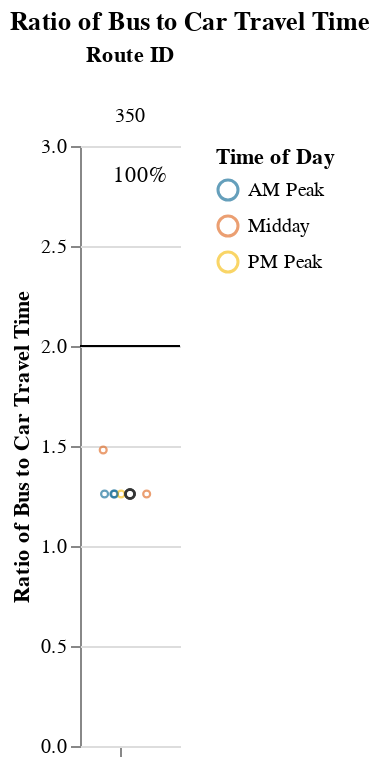
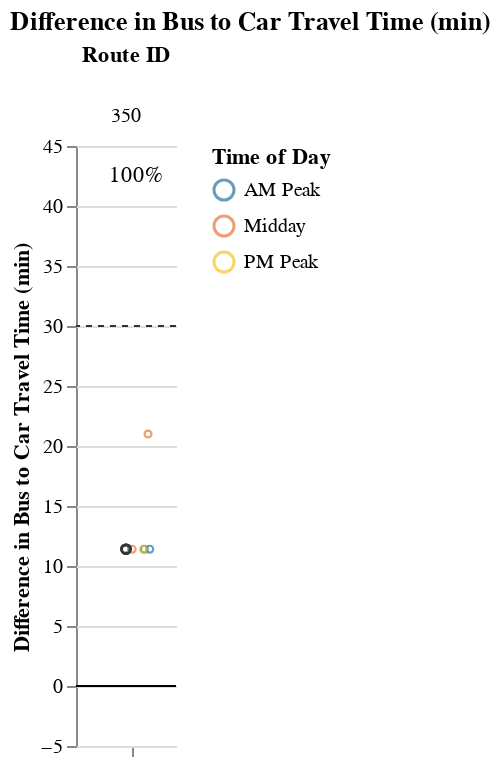

Notebook source saved alongside these figures, in order:
### Markdown cell above
### Medium Routes (1-1.5 hrs)

### Code cell
route_group = "medium"
try:
    display_charts_for_route_group(df, route_group)
except:
    print("No routes meet this criteria.")

### Figure 1 — Vega-Lite specification as saved in the notebook (floating-point values rounded to 4 significant figures)
{"config": {"view": {"continuousWidth": 400, "continuousHeight": 300, "stroke": null}, "facet": {"spacing": 0}}, "data": {"name": "data-7ec4926f31ad3c77e7bbee4e99f42f40"}, "facet": {"column": {"field": "route_id", "sort": ["350"], "title": "Route ID", "type": "nominal"}}, "spec": {"layer": [{"mark": "rule", "encoding": {"color": {"value": "black"}, "y": {"field": "cutoff", "type": "quantitative"}}, "selection": {"selector003": {"type": "interval", "bind": "scales", "encodings": ["x", "y"]}}}, {"mark": {"type": "point", "opacity": 0.65, "size": 12, "strokeWidth": 1.1}, "encoding": {"color": {"field": "time_of_day", "scale": {"range": ["#136C97", "#E16B26", "#F6BF16", "#00896B", "#7790A3", "#5B559C"]}, "sort": ["AM Peak", "Midday", "PM Peak", "Owl Service"], "title": "Time of Day", "type": "nominal"}, "tooltip": [{"field": "route_id", "type": "nominal"}, {"field": "route_name", "type": "nominal"}, {"field": "trip_id", "type": "nominal"}, {"field": "service_hours", "type": "quantitative"}, {"field": "car_duration_hours", "type": "quantitative"}, {"field": "bus_multiplier", "type": "quantitative"}, {"field": "bus_difference", "type": "quantitative"}, {"field": "num_trips", "type": "quantitative"}, {"field": "num_competitive", "type": "quantitative"}, {"field": "pct_trips_competitive", "type": "quantitative"}, {"field": "pct_below_cutoff", "type": "quantitative"}, {"field": "p25", "type": "quantitative"}, {"field": "p50", "type": "quantitative"}, {"field": "p75", "type": "quantitative"}], "x": {"axis": {"grid": false, "labels": false, "ticks": true, "values": [0]}, "field": "jitter", "scale": {}, "title": null, "type": "quantitative"}, "y": {"field": "bus_multiplier", "scale": {"domain": [0, 3.0]}, "title": "Ratio of Bus to Car Travel Time", "type": "quantitative"}}, "transform": [{"calculate": "sqrt(-2*log(random()))*cos(2*PI*random())", "as": "jitter"}], "width": 50}, {"layer": [{"mark": {"type": "point", "opacity": 0.6, "size": 20, "strokeWidth": 1.3}, "encoding": {"color": {"value": "#323434"}, "y": {"field": "bus_multiplier", "type": "quantitative"}}, "transform": [{"filter": "(datum.p50_trip === 1)"}]}, {"mark": {"type": "text", "align": "center", "baseline": "middle"}, "encoding": {"color": {"value": "black"}, "text": {"field": "pct_trips_competitive", "format": ".0%", "type": "quantitative"}, "tooltip": [{"field": "route_id", "type": "nominal"}, {"field": "route_name", "type": "nominal"}, {"field": "trip_id", "type": "nominal"}, {"field": "service_hours", "type": "quantitative"}, {"field": "car_duration_hours", "type": "quantitative"}, {"field": "bus_multiplier", "type": "quantitative"}, {"field": "bus_difference", "type": "quantitative"}, {"field": "num_trips", "type": "quantitative"}, {"field": "num_competitive", "type": "quantitative"}, {"field": "pct_trips_competitive", "type": "quantitative"}, {"field": "pct_below_cutoff", "type": "quantitative"}, {"field": "p25", "type": "quantitative"}, {"field": "p50", "type": "quantitative"}, {"field": "p75", "type": "quantitative"}], "x": {"value": 30}, "y": {"value": 15}}, "transform": [{"calculate": "sqrt(-2*log(random()))*cos(2*PI*random())", "as": "jitter"}, {"filter": "(datum.fastest_trip === 1)"}]}]}]}, "resolve": {"scale": {"y": "shared"}}, "title": "Ratio of Bus to Car Travel Time", "$schema": "https://vega.github.io/schema/vega-lite/v4.17.0.json", "datasets": {"data-7ec4926f31ad3c77e7bbee4e99f42f40": [{"calitp_itp_id": 212, "trip_key": 3090255030447947583, "trip_id": "t_1392_b_489_tn_0", "shape_id": "p_288", "route_id": "350", "service_hours": 0.92, "trip_first_departure_ts": 28500, "trip_last_arrival_ts": 31800, "departure_hour": 7, "time_of_day": "AM Peak", "p25": 0.92, "p50": 0.92, "p75": 0.92, "p50_trip": 1, "fastest_trip": 0, "car_duration_hours": 0.73, "competitive_route": 1, "bus_multiplier": 1.26, "bus_difference": 11.4, "num_trips": 6, "num_competitive": 6, "pct_trips_competitive": 1.0, "bus_difference_spread": 9.6, "route_group": "medium", "max_trip_hrs": 1.08, "max_trip_route_group": 1.08, "below_cutoff": 6, "pct_below_cutoff": 1.0, "name": "Morongo Band of Mission Indians", "caltrans_district": "08 - San Bernardino", "drmt_organization_name": null, "route_name": "Yucca Valley - Palm Springs", "cutoff2": 30, "cutoff": 2}, {"calitp_itp_id": 212, "trip_key": -7194114715627764428, "trip_id": "t_1378_b_489_tn_0", "shape_id": "p_270", "route_id": "350", "service_hours": 0.92, "trip_first_departure_ts": 60000, "trip_last_arrival_ts": 63300, "departure_hour": 16, "time_of_day": "Midday", "p25": 0.92, "p50": 0.92, "p75": 0.92, "p50_trip": 1, "fastest_trip": 0, "car_duration_hours": 0.73, "competitive_route": 1, "bus_multiplier": 1.26, "bus_difference": 11.4, "num_trips": 6, "num_competitive": 6, "pct_trips_competitive": 1.0, "bus_difference_spread": 9.6, "route_group": "medium", "max_trip_hrs": 1.08, "max_trip_route_group": 1.08, "below_cutoff": 6, "pct_below_cutoff": 1.0, "name": "Morongo Band of Mission Indians", "caltrans_district": "08 - San Bernardino", "drmt_organization_name": null, "route_name": "Yucca Valley - Palm Springs", "cutoff2": 30, "cutoff": 2}, {"calitp_itp_id": 212, "trip_key": -1982978580526997524, "trip_id": "t_1377_b_489_tn_0", "shape_id": "p_270", "route_id": "350", "service_hours": 0.92, "trip_first_departure_ts": 34800, "trip_last_arrival_ts": 38100, "departure_hour": 9, "time_of_day": "AM Peak", "p25": 0.92, "p50": 0.92, "p75": 0.92, "p50_trip": 1, "fastest_trip": 0, "car_duration_hours": 0.73, "competitive_route": 1, "bus_multiplier": 1.26, "bus_difference": 11.4, "num_trips": 6, "num_competitive": 6, "pct_trips_competitive": 1.0, "bus_difference_spread": 9.6, "route_group": "medium", "max_trip_hrs": 1.08, "max_trip_route_group": 1.08, "below_cutoff": 6, "pct_below_cutoff": 1.0, "name": "Morongo Band of Mission Indians", "caltrans_district": "08 - San Bernardino", "drmt_organization_name": null, "route_name": "Yucca Valley - Palm Springs", "cutoff2": 30, "cutoff": 2}, {"calitp_itp_id": 212, "trip_key": 4336152498001563059, "trip_id": "t_1386_b_489_tn_0", "shape_id": "p_288", "route_id": "350", "service_hours": 0.92, "trip_first_departure_ts": 63900, "trip_last_arrival_ts": 67200, "departure_hour": 17, "time_of_day": "PM Peak", "p25": 0.92, "p50": 0.92, "p75": 0.92, "p50_trip": 1, "fastest_trip": 1, "car_duration_hours": 0.73, "competitive_route": 1, "bus_multiplier": 1.26, "bus_difference": 11.4, "num_trips": 6, "num_competitive": 6, "pct_trips_competitive": 1.0, "bus_difference_spread": 9.6, "route_group": "medium", "max_trip_hrs": 1.08, "max_trip_route_group": 1.08, "below_cutoff": 6, "pct_below_cutoff": 1.0, "name": "Morongo Band of Mission Indians", "caltrans_district": "08 - San Bernardino", "drmt_organization_name": null, "route_name": "Yucca Valley - Palm Springs", "cutoff2": 30, "cutoff": 2}, {"calitp_itp_id": 212, "trip_key": 1121313051657293748, "trip_id": "t_1376_b_489_tn_0", "shape_id": "p_270", "route_id": "350", "service_hours": 0.92, "trip_first_departure_ts": 25200, "trip_last_arrival_ts": 28500, "departure_hour": 7, "time_of_day": "AM Peak", "p25": 0.92, "p50": 0.92, "p75": 0.92, "p50_trip": 1, "fastest_trip": 0, "car_duration_hours": 0.73, "competitive_route": 1, "bus_multiplier": 1.26, "bus_difference": 11.4, "num_trips": 6, "num_competitive": 6, "pct_trips_competitive": 1.0, "bus_difference_spread": 9.6, "route_group": "medium", "max_trip_hrs": 1.08, "max_trip_route_group": 1.08, "below_cutoff": 6, "pct_below_cutoff": 1.0, "name": "Morongo Band of Mission Indians", "caltrans_district": "08 - San Bernardino", "drmt_organization_name": null, "route_name": "Yucca Valley - Palm Springs", "cutoff2": 30, "cutoff": 2}, {"calitp_itp_id": 212, "trip_key": 4869777759681107014, "trip_id": "t_1374_b_489_tn_0", "shape_id": "p_288", "route_id": "350", "service_hours": 1.08, "trip_first_departure_ts": 38700, "trip_last_arrival_ts": 42600, "departure_hour": 10, "time_of_day": "Midday", "p25": 0.92, "p50": 0.92, "p75": 0.92, "p50_trip": 0, "fastest_trip": 0, "car_duration_hours": 0.73, "competitive_route": 1, "bus_multiplier": 1.48, "bus_difference": 21.0, "num_trips": 6, "num_competitive": 6, "pct_trips_competitive": 1.0, "bus_difference_spread": 9.6, "route_group": "medium", "max_trip_hrs": 1.08, "max_trip_route_group": 1.08, "below_cutoff": 6, "pct_below_cutoff": 1.0, "name": "Morongo Band of Mission Indians", "caltrans_district": "08 - San Bernardino", "drmt_organization_name": null, "route_name": "Yucca Valley - Palm Springs", "cutoff2": 30, "cutoff": 2}]}}

### Figure 2 — Vega-Lite specification as saved in the notebook (floating-point values rounded to 4 significant figures)
{"config": {"view": {"continuousWidth": 400, "continuousHeight": 300, "stroke": null}, "facet": {"spacing": 0}}, "data": {"name": "data-077be9d0f168e6627a05e0345958354d"}, "facet": {"column": {"field": "route_id", "sort": ["350"], "title": "Route ID", "type": "nominal"}}, "spec": {"layer": [{"mark": "rule", "encoding": {"color": {"value": "black"}, "y": {"field": "cutoff", "type": "quantitative"}}, "selection": {"selector004": {"type": "interval", "bind": "scales", "encodings": ["x", "y"]}}}, {"mark": {"type": "rule", "strokeDash": [3, 3]}, "encoding": {"color": {"value": "#323434"}, "y": {"field": "cutoff2", "type": "quantitative"}}}, {"mark": {"type": "point", "opacity": 0.65, "size": 12, "strokeWidth": 1.1}, "encoding": {"color": {"field": "time_of_day", "scale": {"range": ["#136C97", "#E16B26", "#F6BF16", "#00896B", "#7790A3", "#5B559C"]}, "sort": ["AM Peak", "Midday", "PM Peak", "Owl Service"], "title": "Time of Day", "type": "nominal"}, "tooltip": [{"field": "route_id", "type": "nominal"}, {"field": "route_name", "type": "nominal"}, {"field": "trip_id", "type": "nominal"}, {"field": "service_hours", "type": "quantitative"}, {"field": "car_duration_hours", "type": "quantitative"}, {"field": "bus_multiplier", "type": "quantitative"}, {"field": "bus_difference", "type": "quantitative"}, {"field": "num_trips", "type": "quantitative"}, {"field": "num_competitive", "type": "quantitative"}, {"field": "pct_trips_competitive", "type": "quantitative"}, {"field": "pct_below_cutoff", "type": "quantitative"}, {"field": "p25", "type": "quantitative"}, {"field": "p50", "type": "quantitative"}, {"field": "p75", "type": "quantitative"}], "x": {"axis": {"grid": false, "labels": false, "ticks": true, "values": [0]}, "field": "jitter", "scale": {}, "title": null, "type": "quantitative"}, "y": {"field": "bus_difference", "scale": {"domain": [-5, 42.0]}, "title": "Difference in Bus to Car Travel Time (min)", "type": "quantitative"}}, "transform": [{"calculate": "sqrt(-2*log(random()))*cos(2*PI*random())", "as": "jitter"}], "width": 50}, {"layer": [{"mark": {"type": "point", "opacity": 0.6, "size": 20, "strokeWidth": 1.3}, "encoding": {"color": {"value": "#323434"}, "y": {"field": "bus_difference", "type": "quantitative"}}, "transform": [{"filter": "(datum.p50_trip === 1)"}]}, {"mark": {"type": "text", "align": "center", "baseline": "middle"}, "encoding": {"color": {"value": "black"}, "text": {"field": "pct_trips_competitive", "format": ".0%", "type": "quantitative"}, "tooltip": [{"field": "route_id", "type": "nominal"}, {"field": "route_name", "type": "nominal"}, {"field": "trip_id", "type": "nominal"}, {"field": "service_hours", "type": "quantitative"}, {"field": "car_duration_hours", "type": "quantitative"}, {"field": "bus_multiplier", "type": "quantitative"}, {"field": "bus_difference", "type": "quantitative"}, {"field": "num_trips", "type": "quantitative"}, {"field": "num_competitive", "type": "quantitative"}, {"field": "pct_trips_competitive", "type": "quantitative"}, {"field": "pct_below_cutoff", "type": "quantitative"}, {"field": "p25", "type": "quantitative"}, {"field": "p50", "type": "quantitative"}, {"field": "p75", "type": "quantitative"}], "x": {"value": 30}, "y": {"value": 15}}, "transform": [{"calculate": "sqrt(-2*log(random()))*cos(2*PI*random())", "as": "jitter"}, {"filter": "(datum.fastest_trip === 1)"}]}]}]}, "resolve": {"scale": {"y": "shared"}}, "title": "Difference in Bus to Car Travel Time (min)", "$schema": "https://vega.github.io/schema/vega-lite/v4.17.0.json", "datasets": {"data-077be9d0f168e6627a05e0345958354d": [{"calitp_itp_id": 212, "trip_key": 3090255030447947583, "trip_id": "t_1392_b_489_tn_0", "shape_id": "p_288", "route_id": "350", "service_hours": 0.92, "trip_first_departure_ts": 28500, "trip_last_arrival_ts": 31800, "departure_hour": 7, "time_of_day": "AM Peak", "p25": 0.92, "p50": 0.92, "p75": 0.92, "p50_trip": 1, "fastest_trip": 0, "car_duration_hours": 0.73, "competitive_route": 1, "bus_multiplier": 1.26, "bus_difference": 11.4, "num_trips": 6, "num_competitive": 6, "pct_trips_competitive": 1.0, "bus_difference_spread": 9.6, "route_group": "medium", "max_trip_hrs": 1.08, "max_trip_route_group": 1.08, "below_cutoff": 6, "pct_below_cutoff": 1.0, "name": "Morongo Band of Mission Indians", "caltrans_district": "08 - San Bernardino", "drmt_organization_name": null, "route_name": "Yucca Valley - Palm Springs", "cutoff2": 30, "cutoff": 0}, {"calitp_itp_id": 212, "trip_key": -7194114715627764428, "trip_id": "t_1378_b_489_tn_0", "shape_id": "p_270", "route_id": "350", "service_hours": 0.92, "trip_first_departure_ts": 60000, "trip_last_arrival_ts": 63300, "departure_hour": 16, "time_of_day": "Midday", "p25": 0.92, "p50": 0.92, "p75": 0.92, "p50_trip": 1, "fastest_trip": 0, "car_duration_hours": 0.73, "competitive_route": 1, "bus_multiplier": 1.26, "bus_difference": 11.4, "num_trips": 6, "num_competitive": 6, "pct_trips_competitive": 1.0, "bus_difference_spread": 9.6, "route_group": "medium", "max_trip_hrs": 1.08, "max_trip_route_group": 1.08, "below_cutoff": 6, "pct_below_cutoff": 1.0, "name": "Morongo Band of Mission Indians", "caltrans_district": "08 - San Bernardino", "drmt_organization_name": null, "route_name": "Yucca Valley - Palm Springs", "cutoff2": 30, "cutoff": 0}, {"calitp_itp_id": 212, "trip_key": -1982978580526997524, "trip_id": "t_1377_b_489_tn_0", "shape_id": "p_270", "route_id": "350", "service_hours": 0.92, "trip_first_departure_ts": 34800, "trip_last_arrival_ts": 38100, "departure_hour": 9, "time_of_day": "AM Peak", "p25": 0.92, "p50": 0.92, "p75": 0.92, "p50_trip": 1, "fastest_trip": 0, "car_duration_hours": 0.73, "competitive_route": 1, "bus_multiplier": 1.26, "bus_difference": 11.4, "num_trips": 6, "num_competitive": 6, "pct_trips_competitive": 1.0, "bus_difference_spread": 9.6, "route_group": "medium", "max_trip_hrs": 1.08, "max_trip_route_group": 1.08, "below_cutoff": 6, "pct_below_cutoff": 1.0, "name": "Morongo Band of Mission Indians", "caltrans_district": "08 - San Bernardino", "drmt_organization_name": null, "route_name": "Yucca Valley - Palm Springs", "cutoff2": 30, "cutoff": 0}, {"calitp_itp_id": 212, "trip_key": 4336152498001563059, "trip_id": "t_1386_b_489_tn_0", "shape_id": "p_288", "route_id": "350", "service_hours": 0.92, "trip_first_departure_ts": 63900, "trip_last_arrival_ts": 67200, "departure_hour": 17, "time_of_day": "PM Peak", "p25": 0.92, "p50": 0.92, "p75": 0.92, "p50_trip": 1, "fastest_trip": 1, "car_duration_hours": 0.73, "competitive_route": 1, "bus_multiplier": 1.26, "bus_difference": 11.4, "num_trips": 6, "num_competitive": 6, "pct_trips_competitive": 1.0, "bus_difference_spread": 9.6, "route_group": "medium", "max_trip_hrs": 1.08, "max_trip_route_group": 1.08, "below_cutoff": 6, "pct_below_cutoff": 1.0, "name": "Morongo Band of Mission Indians", "caltrans_district": "08 - San Bernardino", "drmt_organization_name": null, "route_name": "Yucca Valley - Palm Springs", "cutoff2": 30, "cutoff": 0}, {"calitp_itp_id": 212, "trip_key": 1121313051657293748, "trip_id": "t_1376_b_489_tn_0", "shape_id": "p_270", "route_id": "350", "service_hours": 0.92, "trip_first_departure_ts": 25200, "trip_last_arrival_ts": 28500, "departure_hour": 7, "time_of_day": "AM Peak", "p25": 0.92, "p50": 0.92, "p75": 0.92, "p50_trip": 1, "fastest_trip": 0, "car_duration_hours": 0.73, "competitive_route": 1, "bus_multiplier": 1.26, "bus_difference": 11.4, "num_trips": 6, "num_competitive": 6, "pct_trips_competitive": 1.0, "bus_difference_spread": 9.6, "route_group": "medium", "max_trip_hrs": 1.08, "max_trip_route_group": 1.08, "below_cutoff": 6, "pct_below_cutoff": 1.0, "name": "Morongo Band of Mission Indians", "caltrans_district": "08 - San Bernardino", "drmt_organization_name": null, "route_name": "Yucca Valley - Palm Springs", "cutoff2": 30, "cutoff": 0}, {"calitp_itp_id": 212, "trip_key": 4869777759681107014, "trip_id": "t_1374_b_489_tn_0", "shape_id": "p_288", "route_id": "350", "service_hours": 1.08, "trip_first_departure_ts": 38700, "trip_last_arrival_ts": 42600, "departure_hour": 10, "time_of_day": "Midday", "p25": 0.92, "p50": 0.92, "p75": 0.92, "p50_trip": 0, "fastest_trip": 0, "car_duration_hours": 0.73, "competitive_route": 1, "bus_multiplier": 1.48, "bus_difference": 21.0, "num_trips": 6, "num_competitive": 6, "pct_trips_competitive": 1.0, "bus_difference_spread": 9.6, "route_group": "medium", "max_trip_hrs": 1.08, "max_trip_route_group": 1.08, "below_cutoff": 6, "pct_below_cutoff": 1.0, "name": "Morongo Band of Mission Indians", "caltrans_district": "08 - San Bernardino", "drmt_organization_name": null, "route_name": "Yucca Valley - Palm Springs", "cutoff2": 30, "cutoff": 0}]}}
